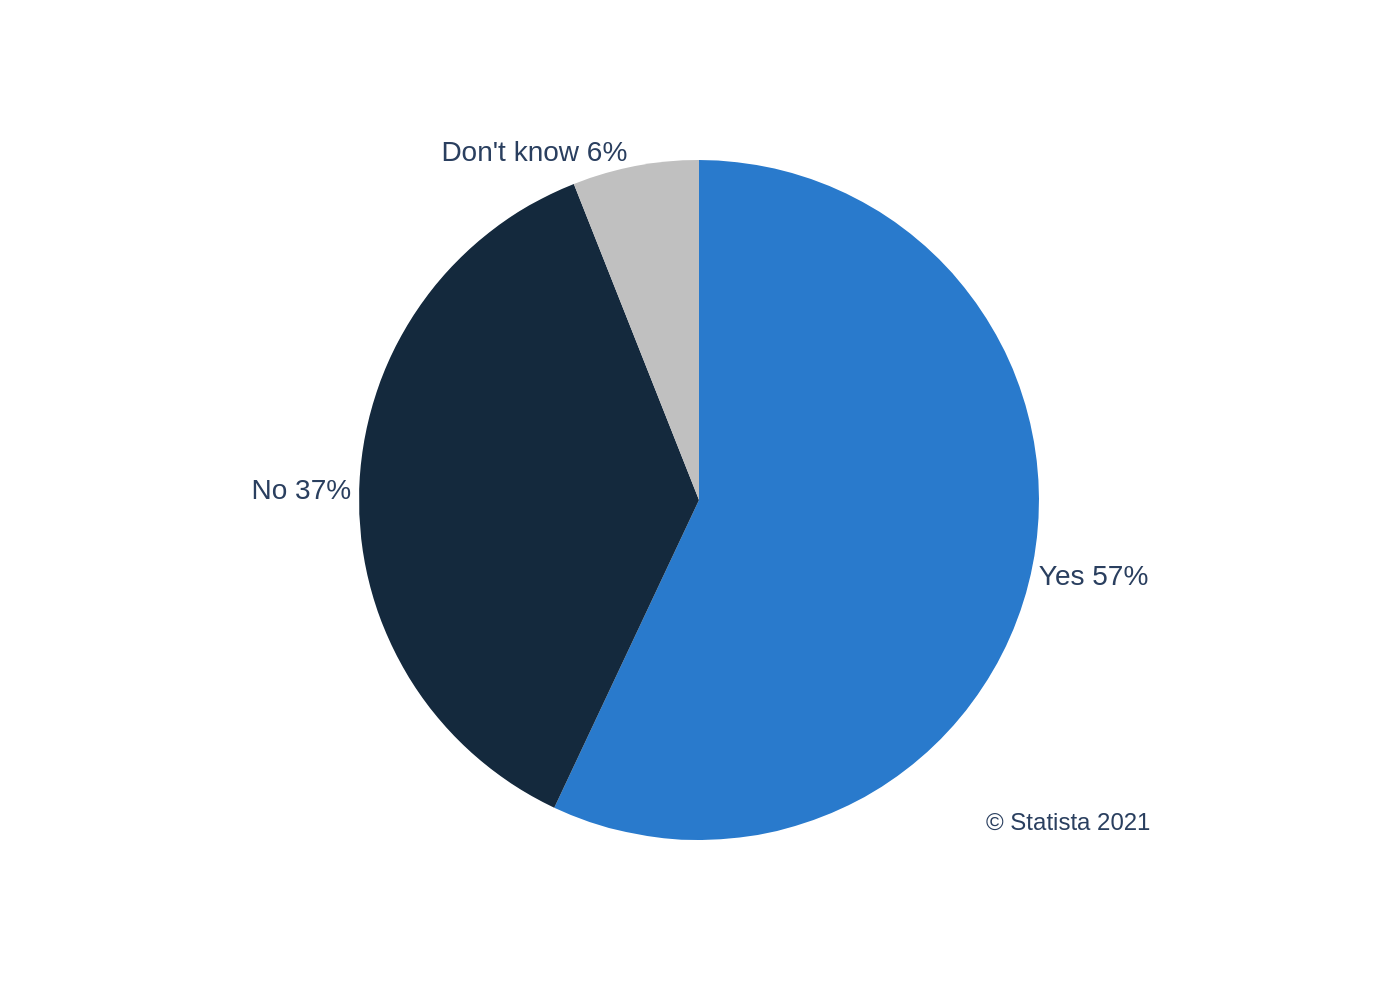

Write the Python code that produced this figure.
import sys
import json
import plotly.graph_objects as go

# Ensure a file path is provided
if len(sys.argv) != 2:
    print("Usage: python script.py <path_to_json_file>")
    sys.exit(1)

json_path = sys.argv[1]

# Read data from the specified JSON file
with open(json_path, 'r', encoding='utf-8') as f:
    chart_info = json.load(f)

# Extract data for plotting
chart_data = chart_info['chart_data']
labels = [item['category'] for item in chart_data]
values = [item['value'] for item in chart_data]
colors = chart_info['colors']
texts = chart_info['texts']

# Create the pie chart trace
fig = go.Figure(data=[go.Pie(
    labels=labels,
    values=values,
    marker_colors=colors,
    texttemplate='%{label} %{percent}',
    textposition='outside',
    sort=False,  # Preserve the order from the JSON file
    direction='clockwise',
    showlegend=False
)])

# Update layout for a clean appearance and to match the original
fig.update_layout(
    font=dict(family="Arial", size=14),
    paper_bgcolor='white',
    plot_bgcolor='white',
    margin=dict(l=80, r=80, t=80, b=80),  # Add margins to prevent label clipping
    annotations=[
        dict(
            showarrow=False,
            text=texts.get('source', ''),
            x=1,
            y=0,
            xref="paper",
            yref="paper",
            xanchor="right",
            yanchor="bottom",
            font=dict(size=12)
        )
    ]
)

# Determine the base filename for the output image from the input JSON path
base_name = json_path.split('/')[-1].split('.')[0]
output_filename = f"{base_name}.png"

# Save the figure as a high-resolution PNG image
fig.write_image(output_filename, scale=2)

print(f"Chart saved as {output_filename}")
